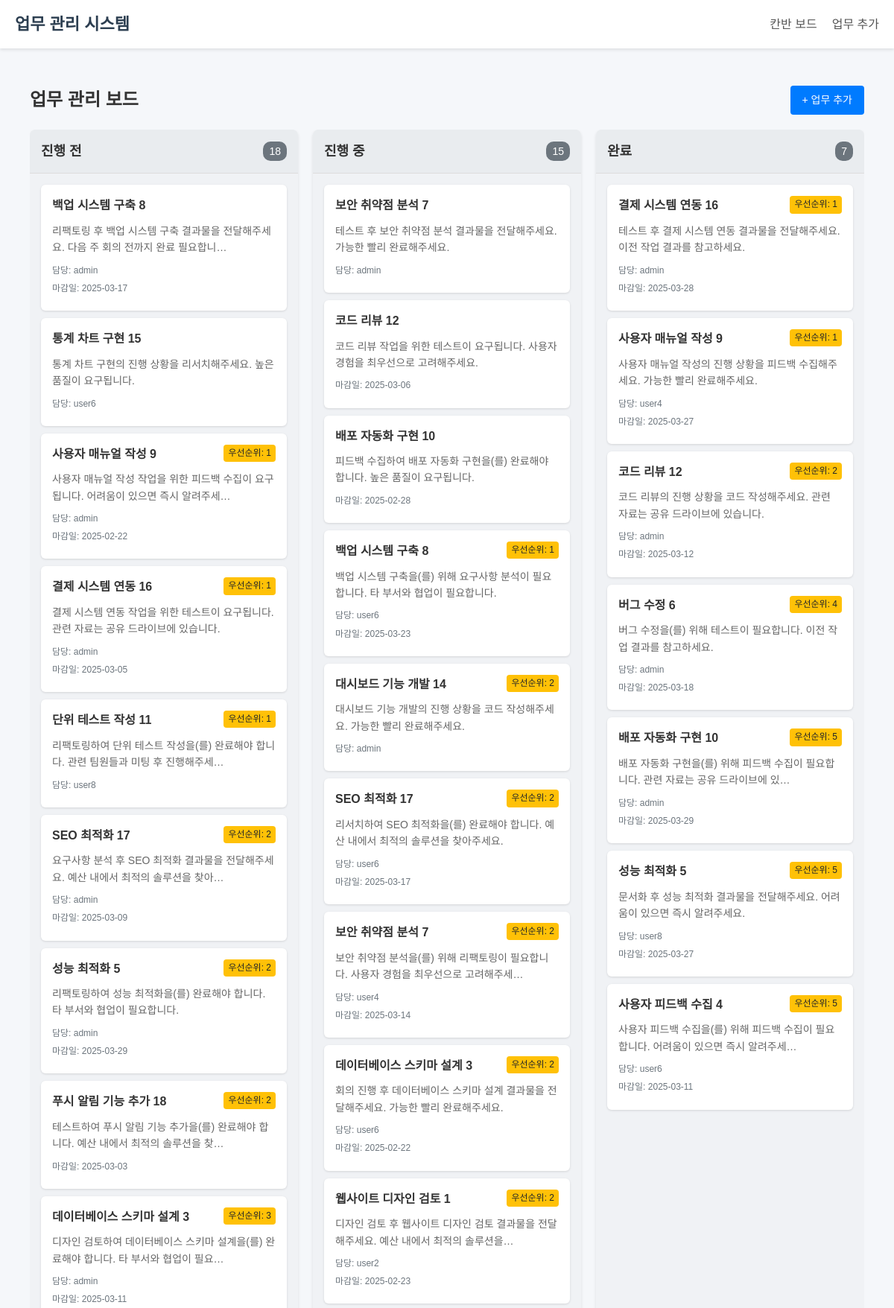
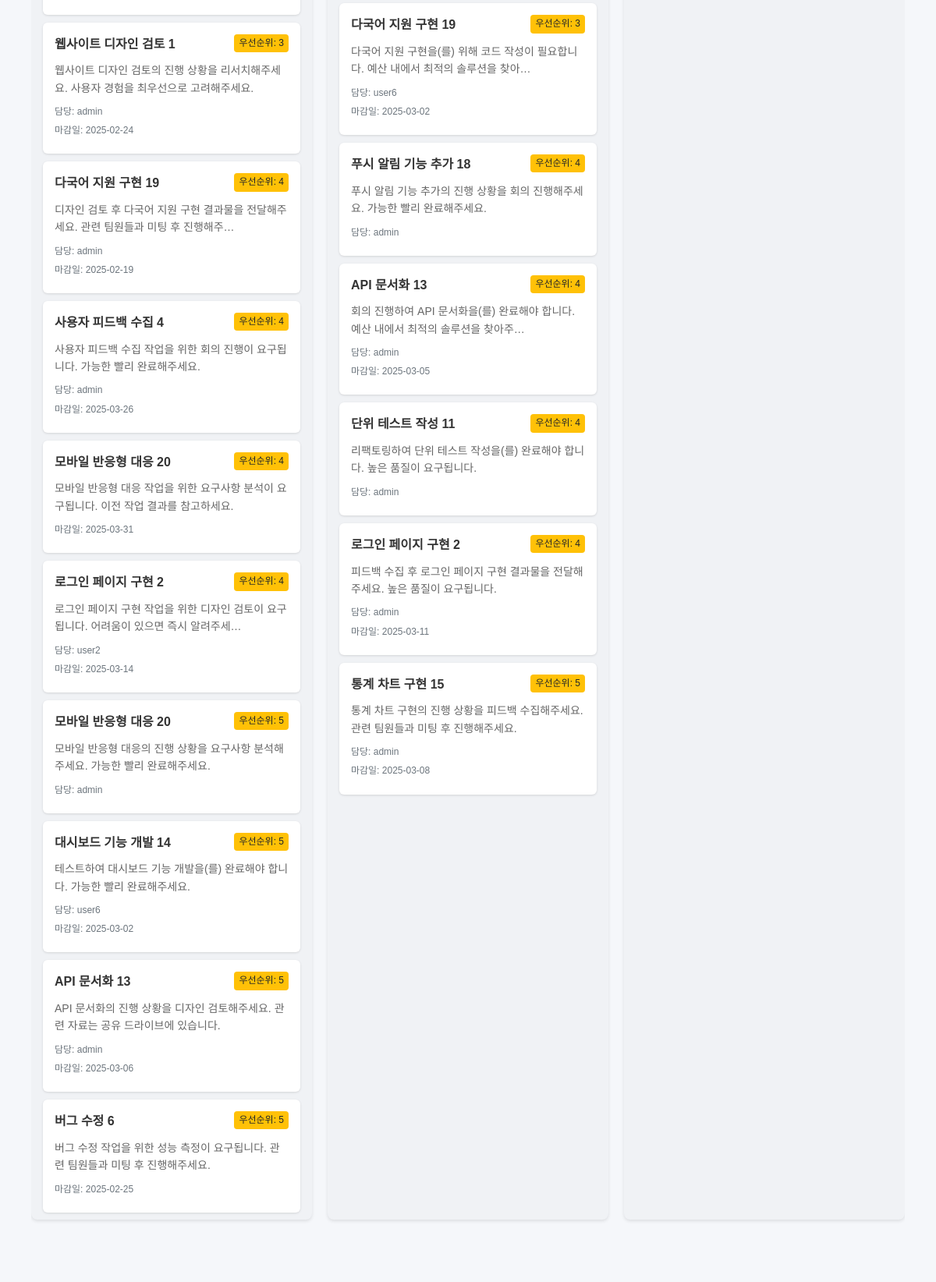
Page /task/ (upper part) on the committed database (2 pictures, top to bottom).
### task/models.py (models this page shows, shortened)
class Task(models.Model):
    title = models.CharField(max_length=200, verbose_name="제목")
    description = models.TextField(blank=True, null=True, verbose_name="설명")
    status = models.CharField(
        max_length=20,
        choices=TaskStatus.choices,
        default=TaskStatus.TODO,
        verbose_name="상태",
    )
    priority = models.IntegerField(default=0, verbose_name="우선순위")
    created_at = models.DateTimeField(auto_now_add=True, verbose_name="생성일")
    updated_at = models.DateTimeField(auto_now=True, verbose_name="수정일")
    due_date = models.DateField(blank=True, null=True, verbose_name="마감일")
    assigned_to = models.ForeignKey(
        User,
        on_delete=models.SET_NULL,
        blank=True,
        null=True,
        related_name="assigned_tasks",
        verbose_name="담당자",
    )
    created_by = models.ForeignKey(
        User,
        on_delete=models.CASCADE,
        related_name="created_tasks",
        verbose_name="생성자",
    )
    class Meta:
        ordering = ["priority", "-created_at"]
        verbose_name = "업무"
        verbose_name_plural = "업무"

### task/views.py (the view)
# urls.py: path("", views.kanban_board, name="kanban_board"),
def kanban_board(request):
    todo_tasks = Task.objects.filter(status=TaskStatus.TODO)
    in_progress_tasks = Task.objects.filter(status=TaskStatus.IN_PROGRESS)
    done_tasks = Task.objects.filter(status=TaskStatus.DONE)
    form = TaskForm()
    context = {
        "todo_tasks": todo_tasks,
        "in_progress_tasks": in_progress_tasks,
        "done_tasks": done_tasks,
        "form": form,
    }
    return render(request, "task/kanban_board.html", context)

### task/templates/task/kanban_board.html (shortened to what this page needs)
{% extends 'base.html' %}
{% load static %}
{% block extra_css %}
<link rel="stylesheet" href="{% static 'css/task/kanban.css' %}">
{% endblock %}
{% block content %}
<div class="kanban-container">
    <div class="kanban-header">
        <h1>업무 관리 보드</h1>
        <a href="{% url 'task_create' %}" class="btn btn-primary" id="create-task-btn">+ 업무 추가</a>
    </div>
    <div class="kanban-board">
        <div class="kanban-column" id="todo-column" data-status="todo">
            <div class="column-header">
                <h2>진행 전</h2>
                <span class="task-count">{{ todo_tasks.count }}</span>
            </div>
            <div class="column-body">
                {% for task in todo_tasks %}
                <div class="task-card" id="task-{{ task.id }}" data-task-id="{{ task.id }}" draggable="true">
                    <div class="task-header">
                        <h3>{{ task.title }}</h3>
                        {% if task.priority > 0 %}
                        <span class="priority-badge">우선순위: {{ task.priority }}</span>
                        {% endif %}
                    </div>
                    <div class="task-content">
                        {% if task.description %}
                        <p class="task-description">{{ task.description|truncatechars:50 }}</p>
                        {% endif %}
                        <div class="task-meta">
                            {% if task.assigned_to %}
                            <p>담당: {{ task.assigned_to.username }}</p>
                            {% endif %}
                            {% if task.due_date %}
                            <p>마감일: {{ task.due_date|date:"Y-m-d" }}</p>
                            {% endif %}
                        </div>
                    </div>
                </div>
                {% empty %}
                <div class="empty-column-message">업무가 없습니다</div>
                {% endfor %}
            </div>
        </div>
        <div class="kanban-column" id="in-progress-column" data-status="in_progress">
            <div class="column-header">
                <h2>진행 중</h2>
                <span class="task-count">{{ in_progress_tasks.count }}</span>
            </div>
            <div class="column-body">
                {% for task in in_progress_tasks %}
                <div class="task-card" id="task-{{ task.id }}" data-task-id="{{ task.id }}" draggable="true">
                    <div class="task-header">
                        <h3>{{ task.title }}</h3>
                        {% if task.priority > 0 %}
                        <span class="priority-badge">우선순위: {{ task.priority }}</span>
                        {% endif %}
                    </div>
                    <div class="task-content">
                        {% if task.description %}
                        <p class="task-description">{{ task.description|truncatechars:50 }}</p>
                        {% endif %}
                        <div class="task-meta">
                            {% if task.assigned_to %}
                            <p>담당: {{ task.assigned_to.username }}</p>
                            {% endif %}
                            {% if task.due_date %}
                            <p>마감일: {{ task.due_date|date:"Y-m-d" }}</p>
                            {% endif %}
                        </div>
                    </div>
                </div>
                {% empty %}
                <div class="empty-column-message">업무가 없습니다</div>
                {% endfor %}
            </div>
        </div>
        <div class="kanban-column" id="done-column" data-status="done">
            <div class="column-header">
                <h2>완료</h2>
                <span class="task-count">{{ done_tasks.count }}</span>
            </div>
            <div class="column-body">
                {% for task in done_tasks %}
                <div class="task-card" id="task-{{ task.id }}" data-task-id="{{ task.id }}" draggable="true">
                    <div class="task-header">
                        <h3>{{ task.title }}</h3>
                        {% if task.priority > 0 %}
                        <span class="priority-badge">우선순위: {{ task.priority }}</span>
                        {% endif %}
                    </div>
                    <div class="task-content">
                        {% if task.description %}
                        <p class="task-description">{{ task.description|truncatechars:50 }}</p>
                        {% endif %}
                        <div class="task-meta">
                            {% if task.assigned_to %}
                            <p>담당: {{ task.assigned_to.username }}</p>
                            {% endif %}
                            {% if task.due_date %}
                            <p>마감일: {{ task.due_date|date:"Y-m-d" }}</p>
                            {% endif %}
                        </div>
                    </div>
                </div>
                {% empty %}
                <div class="empty-column-message">업무가 없습니다</div>
                {% endfor %}
            </div>
        </div>
    </div>
</div>
{% endblock %}

### static/css/base.css (style rules this page uses)
* { box-sizing: border-box; margin: 0; padding: 0; }
body { font-family: 'Noto Sans KR', sans-serif; line-height: 1.6; color: #333; background-color: #f5f7fa; min-height: 100vh; display: flex; flex-direction: column; }
.btn { display: inline-block; padding: 8px 16px; font-size: 14px; font-weight: 500; text-align: center; text-decoration: none; border-radius: 4px; cursor: pointer; transition: background-color 0.2s; border: none; }
.btn-primary { background-color: #3498db; color: white; }

### static/css/task/kanban.css (style rules this page uses)
* { box-sizing: border-box; margin: 0; padding: 0; }
body { font-family: 'Noto Sans KR', sans-serif; line-height: 1.6; color: #333; background-color: #f5f7fa; }
.kanban-container { max-width: 1200px; margin: 0 auto; padding: 20px; }
.kanban-header { display: flex; justify-content: space-between; align-items: center; margin-bottom: 20px; }
.kanban-header h1 { font-size: 24px; color: #333; }
.kanban-board { display: flex; gap: 20px; overflow-x: auto; padding-bottom: 20px; }
.kanban-column { flex: 1; min-width: 300px; background-color: #f0f2f5; border-radius: 8px; box-shadow: 0 2px 4px rgba(0, 0, 0, 0.1); display: flex; flex-direction: column; max-height: 80vh; }
.column-header { padding: 15px; border-bottom: 1px solid #ddd; background-color: #e9ecef; border-radius: 8px 8px 0 0; display: flex; justify-content: space-between; align-items: center; }
.column-header h2 { font-size: 18px; margin: 0; }
.task-count { display: inline-block; background-color: #6c757d; color: white; padding: 2px 8px; border-radius: 10px; font-size: 14px; }
.column-body { padding: 15px; flex-grow: 1; overflow-y: auto; }
.task-card { background-color: white; border-radius: 6px; padding: 15px; margin-bottom: 10px; box-shadow: 0 1px 3px rgba(0, 0, 0, 0.12); cursor: grab; transition: transform 0.2s, box-shadow 0.2s; }
.task-header { display: flex; justify-content: space-between; align-items: flex-start; margin-bottom: 10px; }
.task-header h3 { font-size: 16px; margin: 0; word-break: break-word; }
.priority-badge { font-size: 12px; padding: 2px 6px; background-color: #ffc107; color: #212529; border-radius: 4px; white-space: nowrap; }
.task-description { font-size: 14px; color: #666; margin-bottom: 10px; }
.task-meta { font-size: 12px; color: #6c757d; }
.task-meta p { margin: 5px 0; }
.btn { display: inline-block; padding: 8px 16px; font-size: 14px; font-weight: 500; text-align: center; text-decoration: none; border-radius: 4px; cursor: pointer; transition: background-color 0.2s; }
.btn-primary { background-color: #007bff; color: white; border: none; }

### rows in the picture
Task: title "백업 시스템 구축 8", description "리팩토링 후 백업 시스템 구축 결과물을 전달해주세요. 다음 주 회의 전까지 완료 필요합니…", assigned_to.username "admin", due_date "2025-03-17"
Task: title "통계 차트 구현 15", description "통계 차트 구현의 진행 상황을 리서치해주세요. 높은 품질이 요구됩니다.", assigned_to.username "user6"
Task: title "사용자 매뉴얼 작성 9", priority "1", description "사용자 매뉴얼 작성 작업을 위한 피드백 수집이 요구됩니다. 어려움이 있으면 즉시 알려주세…", assigned_to.username "admin", due_date "2025-02-22"
Task: title "결제 시스템 연동 16", priority "1", description "결제 시스템 연동 작업을 위한 테스트이 요구됩니다. 관련 자료는 공유 드라이브에 있습니다.", assigned_to.username "admin", due_date "2025-03-05"
Task: title "단위 테스트 작성 11", priority "1", description "리팩토링하여 단위 테스트 작성을(를) 완료해야 합니다. 관련 팀원들과 미팅 후 진행해주세…", assigned_to.username "user8"
Task: title "SEO 최적화 17", priority "2", description "요구사항 분석 후 SEO 최적화 결과물을 전달해주세요. 예산 내에서 최적의 솔루션을 찾아…", assigned_to.username "admin", due_date "2025-03-09"
Task: title "성능 최적화 5", priority "2", description "리팩토링하여 성능 최적화을(를) 완료해야 합니다. 타 부서와 협업이 필요합니다.", assigned_to.username "admin", due_date "2025-03-29"
Task: title "푸시 알림 기능 추가 18", priority "2", description "테스트하여 푸시 알림 기능 추가을(를) 완료해야 합니다. 예산 내에서 최적의 솔루션을 찾…", due_date "2025-03-03"
Task: title "데이터베이스 스키마 설계 3", priority "3", description "디자인 검토하여 데이터베이스 스키마 설계을(를) 완료해야 합니다. 타 부서와 협업이 필요…", assigned_to.username "admin", due_date "2025-03-11"
Task: title "웹사이트 디자인 검토 1", priority "3", description "웹사이트 디자인 검토의 진행 상황을 리서치해주세요. 사용자 경험을 최우선으로 고려해주세요.", assigned_to.username "admin", due_date "2025-02-24"
Task: title "다국어 지원 구현 19", priority "4", description "디자인 검토 후 다국어 지원 구현 결과물을 전달해주세요. 관련 팀원들과 미팅 후 진행해주…", assigned_to.username "admin", due_date "2025-02-19"
Task: title "사용자 피드백 수집 4", priority "4", description "사용자 피드백 수집 작업을 위한 회의 진행이 요구됩니다. 가능한 빨리 완료해주세요.", assigned_to.username "admin", due_date "2025-03-26"
Task: title "모바일 반응형 대응 20", priority "4", description "모바일 반응형 대응 작업을 위한 요구사항 분석이 요구됩니다. 이전 작업 결과를 참고하세요.", due_date "2025-03-31"
Task: title "로그인 페이지 구현 2", priority "4", description "로그인 페이지 구현 작업을 위한 디자인 검토이 요구됩니다. 어려움이 있으면 즉시 알려주세…", assigned_to.username "user2", due_date "2025-03-14"
Task: title "모바일 반응형 대응 20", priority "5", description "모바일 반응형 대응의 진행 상황을 요구사항 분석해주세요. 가능한 빨리 완료해주세요.", assigned_to.username "admin"
Task: title "대시보드 기능 개발 14", priority "5", description "테스트하여 대시보드 기능 개발을(를) 완료해야 합니다. 가능한 빨리 완료해주세요.", assigned_to.username "user6", due_date "2025-03-02"
Task: title "API 문서화 13", priority "5", description "API 문서화의 진행 상황을 디자인 검토해주세요. 관련 자료는 공유 드라이브에 있습니다.", assigned_to.username "admin", due_date "2025-03-06"
Task: title "버그 수정 6", priority "5", description "버그 수정 작업을 위한 성능 측정이 요구됩니다. 관련 팀원들과 미팅 후 진행해주세요.", due_date "2025-02-25"
Task: title "보안 취약점 분석 7", description "테스트 후 보안 취약점 분석 결과물을 전달해주세요. 가능한 빨리 완료해주세요.", assigned_to.username "admin"
Task: title "코드 리뷰 12", description "코드 리뷰 작업을 위한 테스트이 요구됩니다. 사용자 경험을 최우선으로 고려해주세요.", due_date "2025-03-06"
Task: title "배포 자동화 구현 10", description "피드백 수집하여 배포 자동화 구현을(를) 완료해야 합니다. 높은 품질이 요구됩니다.", due_date "2025-02-28"
Task: title "백업 시스템 구축 8", priority "1", description "백업 시스템 구축을(를) 위해 요구사항 분석이 필요합니다. 타 부서와 협업이 필요합니다.", assigned_to.username "user6", due_date "2025-03-23"
Task: title "대시보드 기능 개발 14", priority "2", description "대시보드 기능 개발의 진행 상황을 코드 작성해주세요. 가능한 빨리 완료해주세요.", assigned_to.username "admin"
Task: title "SEO 최적화 17", priority "2", description "리서치하여 SEO 최적화을(를) 완료해야 합니다. 예산 내에서 최적의 솔루션을 찾아주세요.", assigned_to.username "user6", due_date "2025-03-17"
Task: title "보안 취약점 분석 7", priority "2", description "보안 취약점 분석을(를) 위해 리팩토링이 필요합니다. 사용자 경험을 최우선으로 고려해주세…", assigned_to.username "user4", due_date "2025-03-14"
Task: title "데이터베이스 스키마 설계 3", priority "2", description "회의 진행 후 데이터베이스 스키마 설계 결과물을 전달해주세요. 가능한 빨리 완료해주세요.", assigned_to.username "user6", due_date "2025-02-22"
Task: title "웹사이트 디자인 검토 1", priority "2", description "디자인 검토 후 웹사이트 디자인 검토 결과물을 전달해주세요. 예산 내에서 최적의 솔루션을…", assigned_to.username "user2", due_date "2025-02-23"
Task: title "다국어 지원 구현 19", priority "3", description "다국어 지원 구현을(를) 위해 코드 작성이 필요합니다. 예산 내에서 최적의 솔루션을 찾아…", assigned_to.username "user6", due_date "2025-03-02"
Task: title "푸시 알림 기능 추가 18", priority "4", description "푸시 알림 기능 추가의 진행 상황을 회의 진행해주세요. 가능한 빨리 완료해주세요.", assigned_to.username "admin"
Task: title "API 문서화 13", priority "4", description "회의 진행하여 API 문서화을(를) 완료해야 합니다. 예산 내에서 최적의 솔루션을 찾아주…", assigned_to.username "admin", due_date "2025-03-05"
Task: title "단위 테스트 작성 11", priority "4", description "리팩토링하여 단위 테스트 작성을(를) 완료해야 합니다. 높은 품질이 요구됩니다.", assigned_to.username "admin"
Task: title "로그인 페이지 구현 2", priority "4", description "피드백 수집 후 로그인 페이지 구현 결과물을 전달해주세요. 높은 품질이 요구됩니다.", assigned_to.username "admin", due_date "2025-03-11"
Task: title "통계 차트 구현 15", priority "5", description "통계 차트 구현의 진행 상황을 피드백 수집해주세요. 관련 팀원들과 미팅 후 진행해주세요.", assigned_to.username "admin", due_date "2025-03-08"
Task: title "결제 시스템 연동 16", priority "1", description "테스트 후 결제 시스템 연동 결과물을 전달해주세요. 이전 작업 결과를 참고하세요.", assigned_to.username "admin", due_date "2025-03-28"
Task: title "사용자 매뉴얼 작성 9", priority "1", description "사용자 매뉴얼 작성의 진행 상황을 피드백 수집해주세요. 가능한 빨리 완료해주세요.", assigned_to.username "user4", due_date "2025-03-27"
Task: title "코드 리뷰 12", priority "2", description "코드 리뷰의 진행 상황을 코드 작성해주세요. 관련 자료는 공유 드라이브에 있습니다.", assigned_to.username "admin", due_date "2025-03-12"
Task: title "버그 수정 6", priority "4", description "버그 수정을(를) 위해 테스트이 필요합니다. 이전 작업 결과를 참고하세요.", assigned_to.username "admin", due_date "2025-03-18"
Task: title "배포 자동화 구현 10", priority "5", description "배포 자동화 구현을(를) 위해 피드백 수집이 필요합니다. 관련 자료는 공유 드라이브에 있…", assigned_to.username "admin", due_date "2025-03-29"
Task: title "성능 최적화 5", priority "5", description "문서화 후 성능 최적화 결과물을 전달해주세요. 어려움이 있으면 즉시 알려주세요.", assigned_to.username "user8", due_date "2025-03-27"
Task: title "사용자 피드백 수집 4", priority "5", description "사용자 피드백 수집을(를) 위해 피드백 수집이 필요합니다. 어려움이 있으면 즉시 알려주세…", assigned_to.username "user6", due_date "2025-03-11"

### other values in the picture
{{ todo_tasks.count }} "18"
{{ in_progress_tasks.count }} "15"
{{ done_tasks.count }} "7"
